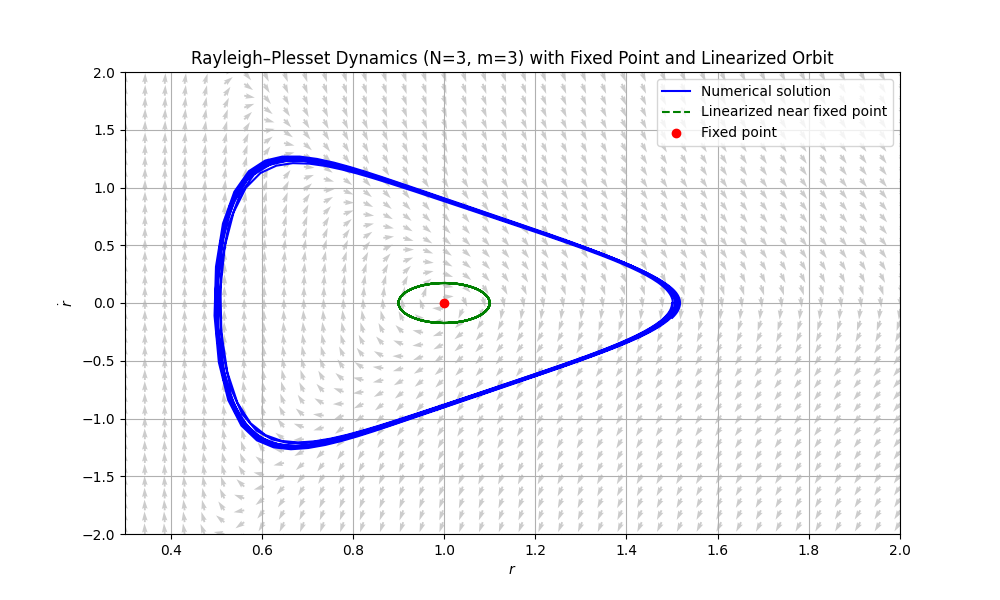

This chart was generated by the following Python code:
import numpy as np
import matplotlib.pyplot as plt
from scipy.integrate import solve_ivp

# --- パラメータ設定 ---
N = 3
m = 3.0
p = 1.0
x_fixed = p**(-1/m)  # 固定点 r*
y_fixed = 0

# --- ベクトル場 ---
x_vals = np.linspace(0.3, 2.0, 40)
y_vals = np.linspace(-2.0, 2.0, 40)
X, Y = np.meshgrid(x_vals, y_vals)

# ベクトル場の定義
def f(x, y):
    return ((N - 2)*(x**(-m) - p) - (N / 2)*y**2) / x

U = Y
V = f(X, Y)
norm = np.sqrt(U**2 + V**2)
U, V = U / norm, V / norm  # 正規化

# --- 数値解（非線形系の軌道） ---
def rpe_system(t, z):
    x, y = z
    dxdt = y
    dydt = ((N - 2)*(x**(-m) - p) - (N / 2)*y**2) / x
    return [dxdt, dydt]

# 初期条件と時間範囲
z0 = [1.5, 0.0]  # 初期値（固定点からずらす）
t_span = (0, 30)
sol = solve_ivp(rpe_system, t_span, z0, t_eval=np.linspace(*t_span, 1000))

# --- 線形近似解（振動） ---
A = -m * (N - 2) * p**(1 + 2/m)
omega = np.sqrt(-A)
x_lin = x_fixed + 0.1 * np.cos(omega * sol.t)
y_lin = -0.1 * omega * np.sin(omega * sol.t)

# --- 描画 ---
plt.figure(figsize=(10, 6))
plt.quiver(X, Y, U, V, alpha=0.4, color='gray')
plt.plot(sol.y[0], sol.y[1], label='Numerical solution', color='blue')
plt.plot(x_lin, y_lin, '--', label='Linearized near fixed point', color='green')
plt.plot(x_fixed, y_fixed, 'ro', label='Fixed point')

plt.xlabel(r"$r$")
plt.ylabel(r"$\dot{r}$")
plt.title("Rayleigh–Plesset Dynamics (N=3, m=3) with Fixed Point and Linearized Orbit")
plt.legend()
plt.grid(True)
plt.xlim(0.3, 2.0)
plt.ylim(-2.0, 2.0)
plt.savefig("rp_dynamics.png")
plt.show()
